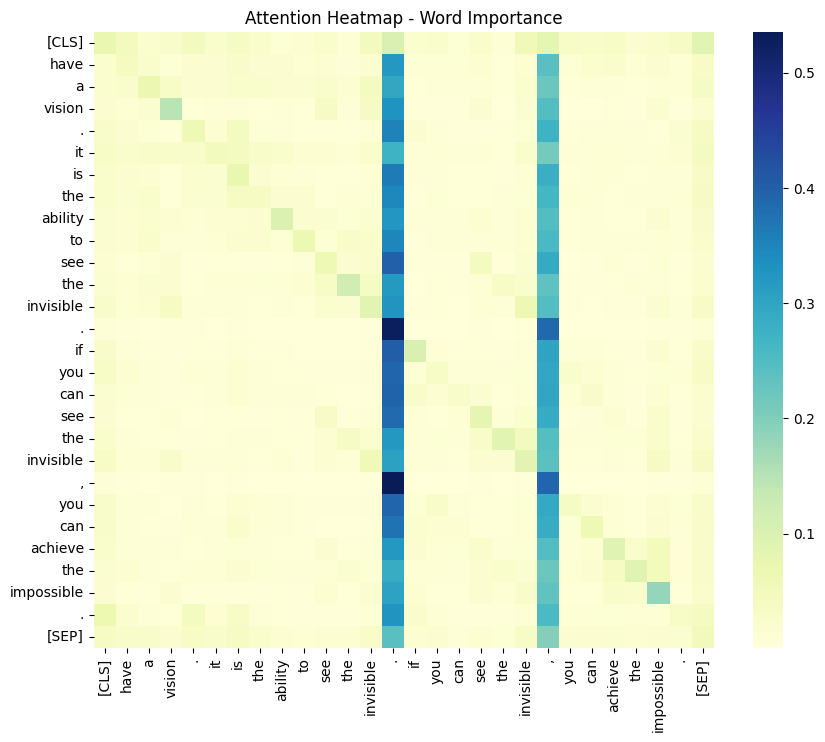

The script that saved this image:
import torch
import matplotlib.pyplot as plt
import seaborn as sns
from transformers import BertTokenizer, BertModel


def show_attention_heatmap(sentence, save_path="attention_heatmap.png"):
    tokenizer = BertTokenizer.from_pretrained("bert-base-uncased")
    model = BertModel.from_pretrained("bert-base-uncased", output_attentions=True)

    inputs = tokenizer(sentence, return_tensors="pt")
    outputs = model(**inputs)

    # Get average attention from last layer
    attentions = outputs.attentions[-1][0]
    avg_attention = attentions.mean(dim=0).detach().numpy()
    tokens = tokenizer.convert_ids_to_tokens(inputs["input_ids"][0])

    plt.figure(figsize=(10, 8))
    sns.heatmap(avg_attention, xticklabels=tokens, yticklabels=tokens, cmap="YlGnBu")
    plt.title("Attention Heatmap - Word Importance")

    # ✅ Save instead of showing
    plt.savefig(save_path, bbox_inches="tight")
    plt.close()

    return save_path  # Return path so it can be used in Gradio or CLI